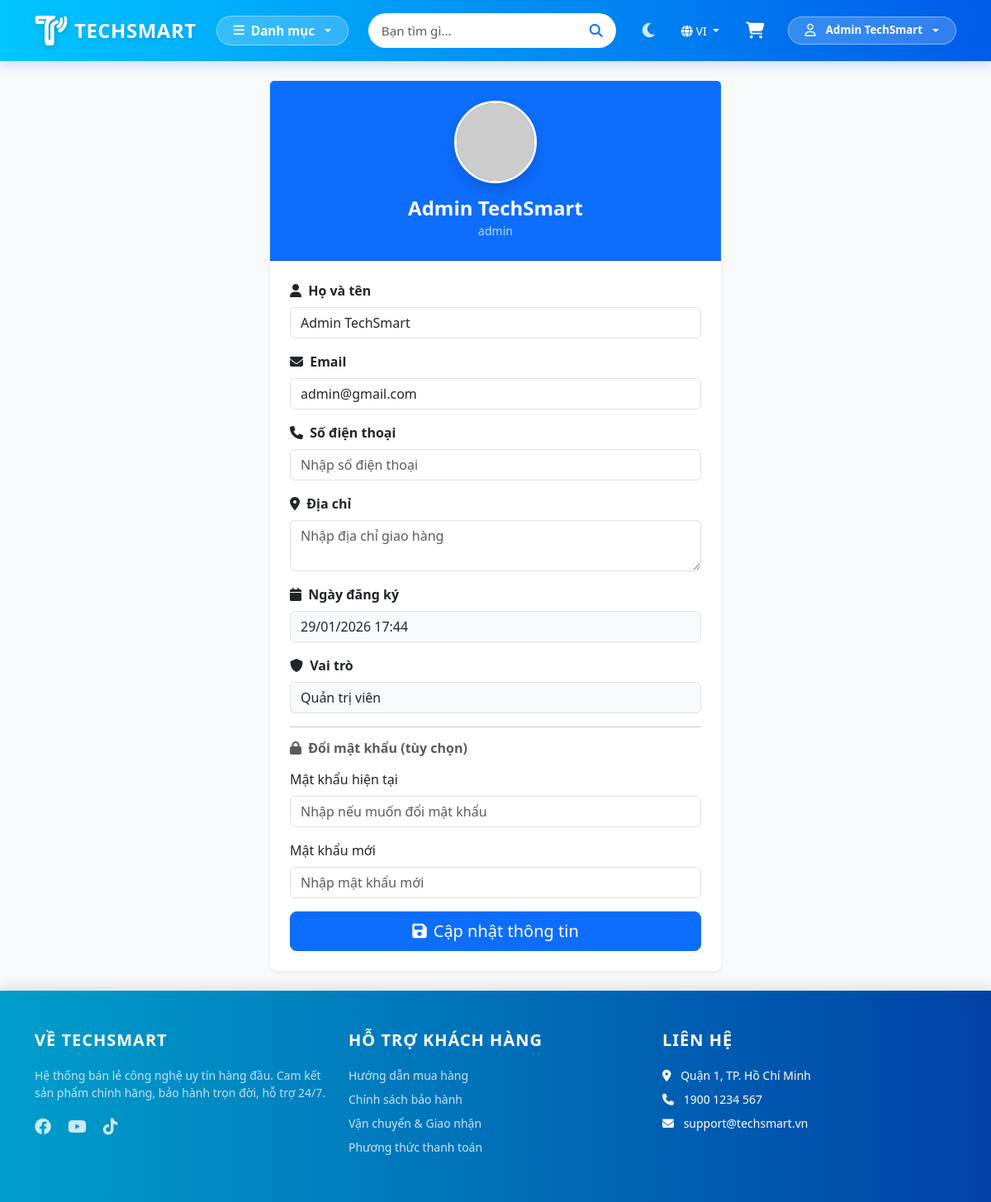
Page /auth/profile (signed in) on the committed database.
### tables this page shows
CREATE TABLE `users` (
  `id` int(11) NOT NULL AUTO_INCREMENT,
  `fullname` varchar(100) DEFAULT NULL,
  `email` varchar(100) DEFAULT NULL,
  `phone` varchar(20) DEFAULT NULL,
  `address` varchar(255) DEFAULT NULL,
  `ward` varchar(100) DEFAULT NULL,
  `district` varchar(100) DEFAULT NULL,
  `password` varchar(255) DEFAULT NULL,
  `role` enum('customer','admin') DEFAULT 'customer',
  `is_locked` tinyint(1) DEFAULT 0,
  `created_at` timestamp NOT NULL DEFAULT current_timestamp(),
  `status` enum('active','locked') DEFAULT 'active',
  PRIMARY KEY (`id`),
  UNIQUE KEY `email` (`email`)
);

### app/controllers/AuthController.php (called while the page is built, shortened)
<?php
require_once dirname(__DIR__) . '/core/Controller.php';
class AuthController extends Controller {
    public function profile() {
        $userModel = $this->model('UserModel');
        $user = $userModel->getUserById($_SESSION['user_id']);
        $this->view('auth/profile', [
            'title' => 'Thông tin cá nhân',
            'user' => $user,
            'success' => $_SESSION['profile_success'] ?? null,
            'error' => $_SESSION['profile_error'] ?? null
        ]);
    }
}
?>

### app/core/App.php (called while the page is built, shortened)
<?php
class App {
    protected $method = 'index';
    public function __construct() {
        $url = $this->parseUrl();
        if(file_exists('../app/controllers/' . ucfirst($url[0] ?? '') . 'Controller.php')) {
            unset($url[0]);
        }
        $this->controller = new $this->controller;
        if(isset($url[1])) {
            if(method_exists($this->controller, $url[1])) {
                $this->method = $url[1];
                unset($url[1]);
            }
        }
        $this->params = $url ? array_values($url) : [];
        call_user_func_array([$this->controller, $this->method], $this->params);
    }
    public function parseUrl() {
        if(isset($_GET['url'])) {
            return explode('/', filter_var(rtrim($_GET['url'], '/'), FILTER_SANITIZE_URL));
        }
        return [];
    }
}
?>

### public/index.php (called while the page is built, shortened)
<?php
require_once ROOT . '/app/core/Database.php';
require_once ROOT . '/app/core/Controller.php';
require_once ROOT . '/app/core/App.php';
$app = new App();
?>

### app/core/Database.php (called while the page is built, shortened)
<?php
class Database {
    public function __construct() {
        try {
            $this->conn = new PDO("mysql:host=".DB_HOST.";dbname=".DB_NAME, DB_USER, DB_PASS);
        } catch(PDOException $e) {
            die("Connection failed: " . $e->getMessage());
        }
    }
}
?>

### app/models/UserModel.php (called while the page is built, shortened)
<?php
require_once dirname(__DIR__) . '/core/Database.php';
class UserModel extends Database {
    public function getUserById($id) {
        $stmt = $this->conn->prepare("SELECT * FROM users WHERE id = ?");
        $stmt->execute([$id]);
        return $stmt->fetch(PDO::FETCH_ASSOC);
    }
}
?>

### app/views/auth/profile.php (the view, shortened to what this page needs)
<?php require_once dirname(__DIR__) . '/layouts/header.php'; ?>
<div class="row justify-content-center">
    <div class="col-md-8 col-lg-6">
        <div class="card shadow-sm border-0 rounded-3">
            <div class="card-header bg-primary text-white text-center py-4">
                <div class="mb-3">
                    <img src="https://ui-avatars.com/api/?name=<?= urlencode($_SESSION['name'] ?? 'User') ?>&background=0d6efd&color=fff&size=100"
                         class="rounded-circle border border-3 border-white shadow" width="100">
                </div>
                <h4 class="mb-0 fw-bold"><?= htmlspecialchars($_SESSION['name'] ?? 'User') ?></h4>
                <small class="opacity-75"><?= $_SESSION['role'] ?? 'customer' ?></small>
            </div>
            <div class="card-body p-4">
                <form action="<?= BASE_URL ?>auth/updateProfile" method="POST">
                    <div class="mb-3">
                        <label class="form-label fw-bold"><i class="fa-solid fa-user me-1"></i> Họ và tên</label>
                        <input type="text" name="fullname" class="form-control" value="<?= htmlspecialchars($data['user']['fullname'] ?? $_SESSION['name'] ?? '') ?>" required>
                    </div>
                    <div class="mb-3">
                        <label class="form-label fw-bold"><i class="fa-solid fa-envelope me-1"></i> Email</label>
                        <input type="email" name="email" class="form-control" value="<?= htmlspecialchars($data['user']['email'] ?? '') ?>" required>
                    </div>
                    <div class="mb-3">
                        <label class="form-label fw-bold"><i class="fa-solid fa-phone me-1"></i> Số điện thoại</label>
                        <input type="tel" name="phone" class="form-control" value="<?= htmlspecialchars($data['user']['phone'] ?? '') ?>" placeholder="Nhập số điện thoại">
                    </div>
                    <div class="mb-3">
                        <label class="form-label fw-bold"><i class="fa-solid fa-location-dot me-1"></i> Địa chỉ</label>
                        <textarea name="address" class="form-control" rows="2" placeholder="Nhập địa chỉ giao hàng"><?= htmlspecialchars($data['user']['address'] ?? '') ?></textarea>
                    </div>
                    <div class="mb-3">
                        <label class="form-label fw-bold"><i class="fa-solid fa-calendar me-1"></i> Ngày đăng ký</label>
                        <input type="text" class="form-control bg-light" value="<?= isset($data['user']['created_at']) ? date('d/m/Y H:i', strtotime($data['user']['created_at'])) : 'N/A' ?>" disabled>
                    </div>
                    <div class="mb-3">
                        <label class="form-label fw-bold"><i class="fa-solid fa-shield me-1"></i> Vai trò</label>
                        <input type="text" class="form-control bg-light"
                               value="<?= ($_SESSION['role'] ?? 'customer') == 'admin' ? 'Quản trị viên' : 'Khách hàng' ?>" disabled>
                    </div>
                    <hr>
                    <h6 class="fw-bold text-muted mb-3"><i class="fa-solid fa-lock me-1"></i> Đổi mật khẩu (tùy chọn)</h6>
                    <div class="mb-3">
                        <label class="form-label">Mật khẩu hiện tại</label>
                        <input type="password" name="current_password" class="form-control" placeholder="Nhập nếu muốn đổi mật khẩu">
                    </div>
                    <div class="mb-3">
                        <label class="form-label">Mật khẩu mới</label>
                        <input type="password" name="new_password" class="form-control" placeholder="Nhập mật khẩu mới">
                    </div>
                    <div class="d-grid">
                        <button type="submit" class="btn btn-primary btn-lg">
                            <i class="fa-solid fa-save me-2"></i>Cập nhật thông tin
                        </button>
                    </div>
                </form>
            </div>
        </div>
    </div>
</div>
<?php require_once dirname(__DIR__) . '/layouts/footer.php'; ?>

### public/css/style.css (style rules this page uses)
body { font-family: 'Segoe UI', Roboto, Arial, sans-serif; background-color: #f8f9fa; color: #333; display: flex; flex-direction: column; min-height: 100vh; }

### rows in the picture
users: fullname "Admin TechSmart", email "admin@gmail.com", created_at "29/01/2026 17:44"

### other values in the picture
$_SESSION['name'] "Admin TechSmart"
$_SESSION['role'] "admin"
